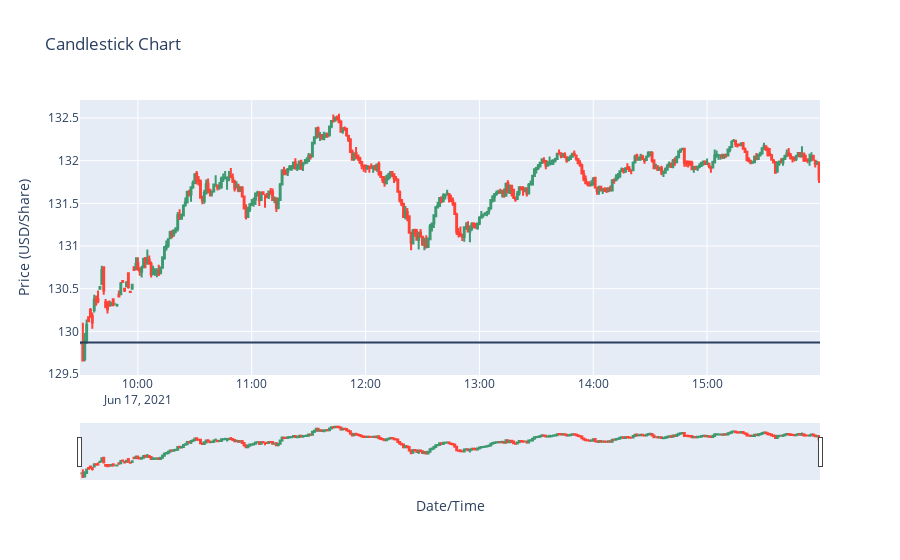
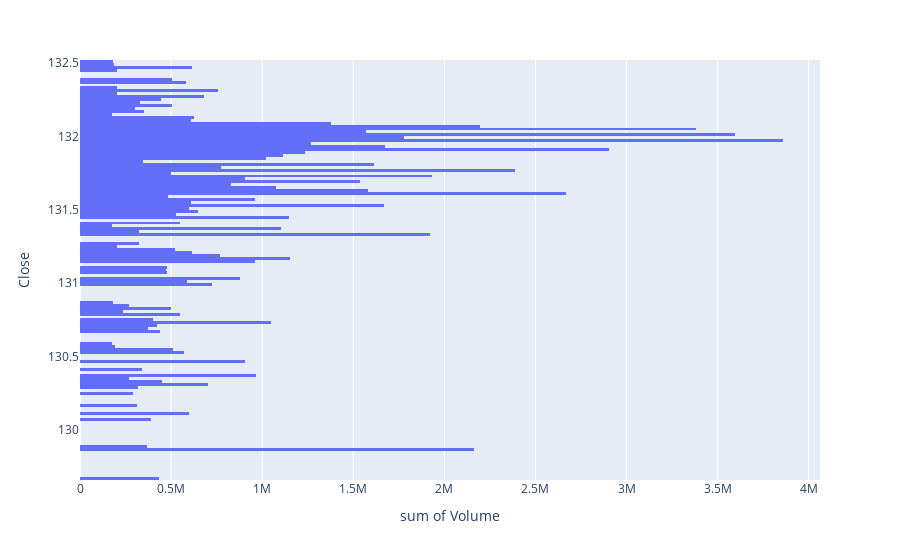

These figures' notebook cell, in order:
### Code cell
data = get_data()
volume_profile(data)

### Figure 1 — Plotly figure (JSON) as saved in the notebook; plotly's stock layout.template omitted (floating-point values rounded to 4 significant figures; data arrays with more than 128 entries replaced by an {"elided": "..."} marker saying what was removed)
{"data": [{"close": {"elided": "390 float values"}, "high": {"elided": "390 float values"}, "low": {"elided": "390 float values"}, "open": {"elided": "390 float values"}, "type": "candlestick", "x": {"elided": "390 str values"}}], "layout": {"shapes": [{"type": "line", "x0": 0, "x1": 1, "xref": "x domain", "y0": 129.9, "y1": 129.9, "yref": "y"}], "title": {"text": "Candlestick Chart"}, "xaxis": {"title": {"text": "Date/Time"}}, "yaxis": {"title": {"text": "Price (USD/Share)"}}}}

### Figure 2 — Plotly figure (JSON) as saved in the notebook; plotly's stock layout.template omitted (floating-point values rounded to 4 significant figures; data arrays with more than 128 entries replaced by an {"elided": "..."} marker saying what was removed)
{"data": [{"alignmentgroup": "True", "bingroup": "y", "histfunc": "sum", "hovertemplate": "sum of Volume=%{x}<br>Close=%{y}<extra></extra>", "legendgroup": "", "marker": {"color": "#636efa"}, "name": "", "nbinsy": 150, "offsetgroup": "", "orientation": "h", "showlegend": false, "type": "histogram", "x": {"elided": "390 int values"}, "xaxis": "x", "y": {"elided": "390 float values"}, "yaxis": "y"}], "layout": {"barmode": "relative", "legend": {"tracegroupgap": 0}, "margin": {"t": 60}, "xaxis": {"anchor": "y", "domain": [0, 1], "title": {"text": "sum of Volume"}}, "yaxis": {"anchor": "x", "domain": [0, 1], "title": {"text": "Close"}}}}
